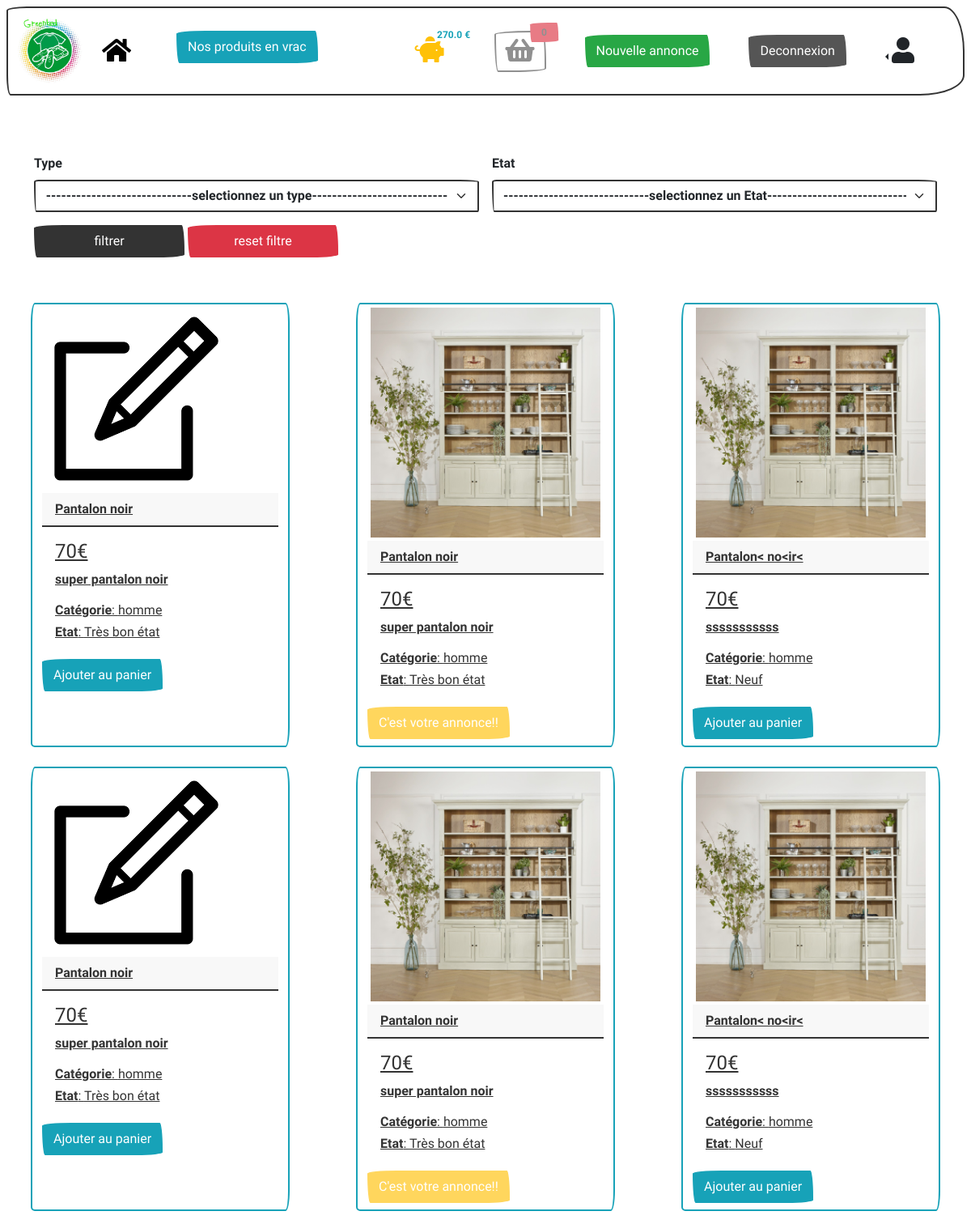
/ (signed in), run on the app's committed database.
### tables this page shows
CREATE TABLE `produit` (
  `id` int(11) NOT NULL,
  `titre` varchar(255) NOT NULL,
  `etat` enum('1','2','3','4') NOT NULL,
  `description` text NOT NULL,
  `prix` float NOT NULL,
  `photo` varchar(255) NOT NULL,
  `type` enum('homme','femme','enfant') NOT NULL,
  `id_utilisateur` int(11) DEFAULT NULL,
  `statut` tinyint(1) NOT NULL DEFAULT 0,
  `id_categorie` int(11) NOT NULL
);

### src/controllers/AppController.php (called while the page is built, shortened)
<?php
class AppController
{
    public static function index()
    {
        $produits = Produit::readNoVrac();
        include(VIEWS . 'app/index.php');
    }
}

### config/config.php (called while the page is built, shortened)
<?php
spl_autoload_register(function($class) {
    foreach(['config/', 'src/controllers/', 'src/models/', 'src/services/'] as $folder) {
        $file = '../' . $folder . $class . '.php';
    }
});
$requestedRoute = '';
$foundMethod = $routes[$requestedRoute];
$class = $foundMethod[0];
$method = $foundMethod[1];
$class::$method();

### public/index.php (called while the page is built, shortened)
<?php
require_once(__DIR__ . '/../config/params.php');
require_once(__DIR__ . '/../config/config.php');

### config/Db.php (called while the page is built, shortened)
<?php
class Db {
    protected static function getDb() {
        try {
            $bdd = new PDO('mysql:host=' . CONFIG['db']['DB_HOST'] . ';dbname=' . CONFIG['db']['DB_NAME'] . ';charset=utf8;port=' . CONFIG['db']['DB_PORT'],
                            CONFIG['db']['DB_USER'],
                            CONFIG['db']['DB_PSWD'],
                            [
                                'ATTR_ERRMODE' => PDO::ERRMODE_EXCEPTION,
            ]);
            return $bdd;
        } catch (Exception $e) {
            var_dump($e);
            die;
        }
    }
}

### src/models/Produit.php (called while the page is built, shortened)
<?php
class Produit extends Db
{
    public static function readNoVrac()
    {
        $request="SELECT * FROM produit WHERE etat !=4 AND statut=0";
        $response=self::getDb()->prepare($request);
        $response->execute();
        return $response->fetchAll(PDO::FETCH_ASSOC);
    }
}

### views/app/index.php (the view, shortened to what this page needs)
<?php include(VIEWS . '_partials/header.php'); ?>
<form action="<?= BASE_PATH .'produit/filtre'; ?>"class="row g-3" method="get">
    <div class="form-grou col-md-6">
        <label for="type" class="form-label mt-4">Type</label>
        <select class="form-select" id="type" name="type">
            <option class="text-center" value="" >-----------------------------selectionnez un type---------------------------</option>
        </select>
    </div>
    <div class="form-group col-md-6">
        <label for="etat" class="form-label  mt-4">Etat</label>
        <select class="form-select" id="etat" name="etat">
            <option class="text-center" value="">-----------------------------selectionnez un Etat----------------------------</option>
        </select>
    </div>
    <div class="mb-5">
        <button type="submit" class="btn btn-primary col-md-2">filtrer</button>
        <a href="<?= BASE_PATH ; ?>" class="btn btn-danger col-md-2">reset filtre</a>
    </div>
</form>
<div class="row justify-content-between">
    <?php foreach ($produits as $produit): ?>
        <div class="card col-md-4 border-info me-2 ms-2 mb-3 mt-2" style="max-width: 20rem;">
            <a href="<?= BASE_PATH . 'produit/ficheProduit?produit=' . $produit['id']; ?>">
                <img class="p-1 img-fluid"  src="<?= BASE . 'upload/' . $produit['photo']; ?>" alt="">
                <div class="card-header"><?= $produit['titre']; ?></div>
                <div class="card-body">
                    <h4 class="card-title"><?= $produit['prix']; ?>€</h4>
                    <p class="card-text"><?= $produit['description']; ?></p>
                    <h6><?= '<strong>Catégorie</strong>: ' . $produit['type']; ?></h6>
                    <h6><?= '<strong>Etat</strong>: '; ?>
                        <?php if ($produit['etat'] == 1): echo 'Neuf'; endif; ?>
                        <?php if ($produit['etat'] == 2): echo 'Très bon état'; endif; ?>
                    </h6>
                </div>
            </a>
            <div>
                <?php if (isset($_SESSION['user']) && $_SESSION['user']['id']==$produit['id_utilisateur']): ?>
                <button class="btn btn-warning disabled">C'est votre annonce!!</button>
                <?php
                else:
                $affichage = true;
                if ($affichage):
                    ?>
                    <a href="<?= BASE_PATH . 'panier/ajout?id=' . $produit['id'] . '&redirect=accueil'; ?>"
                       class="btn btn-info mb-2">Ajouter au panier</a>
                <?php
                else: ?>
                    <span class="btn disabled btn-secondary mb-2">Déjà ajouté au panier !!</span>
                <?php endif;endif; ?>
            </div>
        </div>
    <?php endforeach; ?>
</div>
<?php include(VIEWS . '_partials/footer.php'); ?>

### data on the page
produit: photo (picture), titre "Pantalon noir", prix "70", description "super pantalon noir", type "homme", etat "Très bon état"
produit: photo (picture), titre "Pantalon noir", prix "70", description "super pantalon noir", type "homme", etat "Très bon état", shows "C'est votre annonce!!"
produit: photo (picture), titre "Pantalon< no<ir<", prix "70", description "sssssssssss", type "homme", etat "Neuf"
produit: photo (picture), titre "Pantalon noir", prix "70", description "super pantalon noir", type "homme", etat "Très bon état"
produit: photo (picture), titre "Pantalon noir", prix "70", description "super pantalon noir", type "homme", etat "Très bon état", shows "C'est votre annonce!!"
produit: photo (picture), titre "Pantalon< no<ir<", prix "70", description "sssssssssss", type "homme", etat "Neuf"

### other printed values
$_SESSION['user']['tirelire'] "270.0"
